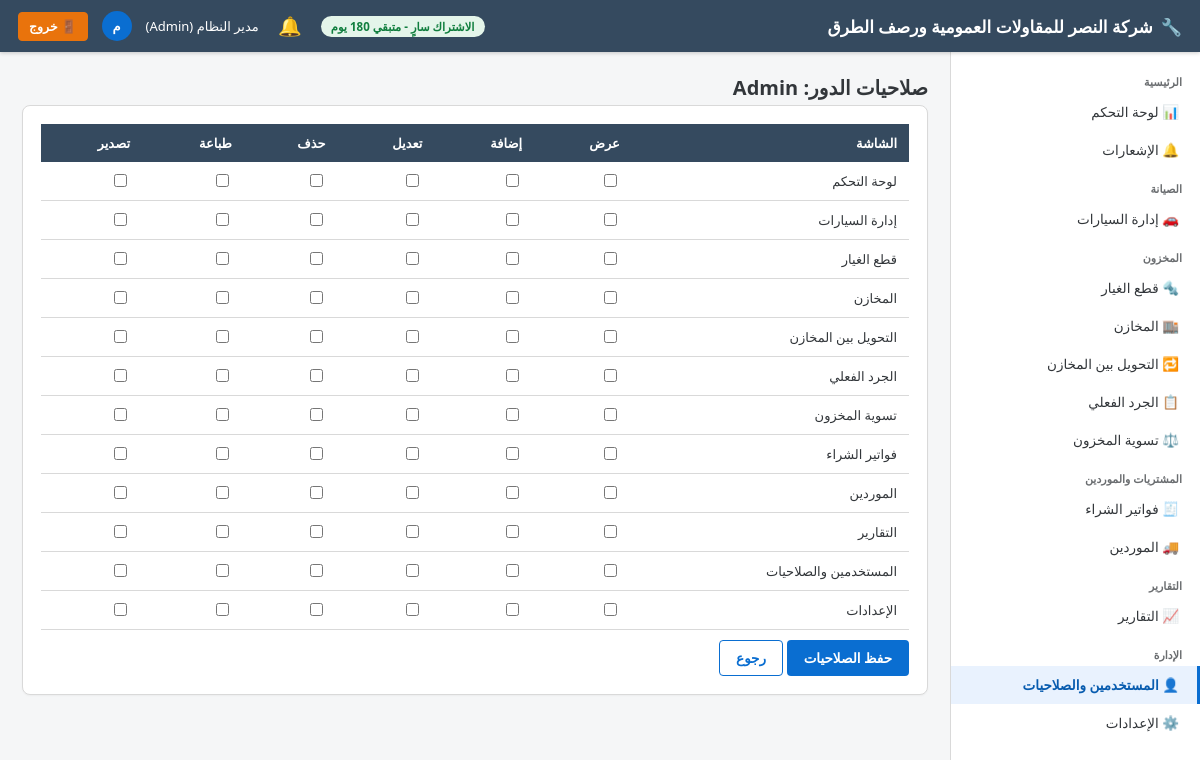
/users/roles/1/permissions (signed in), run on the app's committed database.
### app/models/settings.py (models this page shows)
class CompanySettings(db.Model):
    __tablename__ = "company_settings"
    id = db.Column(db.Integer, primary_key=True)
    company_name = db.Column(db.String(150), default="مركز الصيانة")
    logo_path = db.Column(db.String(255))
    phone = db.Column(db.String(30))
    address = db.Column(db.String(250))
    email = db.Column(db.String(120))
    commercial_register = db.Column(db.String(50))   # السجل التجاري
    tax_no = db.Column(db.String(50))                # الرقم الضريبي
    tax_percent_default = db.Column(db.Numeric(5, 2), default=15)
    invoice_prefix = db.Column(db.String(10), default="INV-")
    workorder_prefix = db.Column(db.String(10), default="WO-")
    next_invoice_no = db.Column(db.Integer, default=1)
    next_workorder_no = db.Column(db.Integer, default=1)

### app/models/user.py (models this page shows, shortened)
class User(db.Model, UserMixin):
    __tablename__ = "users"
    id = db.Column(db.Integer, primary_key=True)
    full_name = db.Column(db.String(150), nullable=False)
    username = db.Column(db.String(50), unique=True, nullable=False, index=True)
    password_hash = db.Column(db.String(255), nullable=False)
    phone = db.Column(db.String(30))
    email = db.Column(db.String(120))
    role_id = db.Column(db.Integer, db.ForeignKey("roles.id"), nullable=False)
    is_active_user = db.Column(db.Boolean, default=True)
    is_hidden = db.Column(db.Boolean, default=False)   # مستخدم خفي (لا يظهر في شاشة إدارة المستخدمين)
    created_at = db.Column(db.DateTime, default=datetime.utcnow)
    role = db.relationship("Role", back_populates="users")
    @property
    def is_active(self):
        return self.is_active_user
    @property
    def is_super_admin(self):
        return self.username == "administrator" and self.is_hidden

class Role(db.Model):
    __tablename__ = "roles"
    id = db.Column(db.Integer, primary_key=True)
    name = db.Column(db.String(50), unique=True, nullable=False)
    description = db.Column(db.String(200))
    users = db.relationship("User", back_populates="role")
    permissions = db.relationship("RolePermission", back_populates="role", cascade="all, delete-orphan")

class Permission(db.Model):
    __tablename__ = "permissions"
    id = db.Column(db.Integer, primary_key=True)
    code = db.Column(db.String(50), unique=True, nullable=False)   # مثال: vehicles
    name_ar = db.Column(db.String(100), nullable=False)            # مثال: إدارة السيارات
    role_links = db.relationship("RolePermission", back_populates="permission", cascade="all, delete-orphan")

### app/blueprints/users/routes.py (the view, shortened to what this page needs)
@users_bp.route("/roles/<int:role_id>/permissions", methods=["GET", "POST"])
@login_required
def role_permissions(role_id):
    role = Role.query.get_or_404(role_id)
    permissions = Permission.query.all()
    existing = {rp.permission_id: rp for rp in role.permissions}
    return render_template("users/role_permissions.html", role=role, permissions=permissions, existing=existing)

### app/models/license.py (called while the page is built)
    @property
    def is_expired(self):
        return datetime.utcnow() > self.expires_at

    @property
    def days_remaining(self):
        return (self.expires_at - datetime.utcnow()).days

### app/services/notification_service.py (called while the page is built, shortened)
def generate_notifications(force=False):
    global _last_refresh_ts
    now_ts = time.time()
    if not force and (now_ts - _last_refresh_ts) < _REFRESH_INTERVAL:
        return

def get_unread_count():
    return Notification.query.filter_by(is_read=False).count()

### app/templates/users/role_permissions.html (shortened to what this page needs)
{% extends "base.html" %}
{% block content %}
<div class="page-title">صلاحيات الدور: {{ role.name }}</div>
<form method="POST" class="fiori-card">
    <div class="fiori-table-wrap">
        <table class="fiori-table">
            <thead><tr><th>الشاشة</th><th>عرض</th><th>إضافة</th><th>تعديل</th><th>حذف</th><th>طباعة</th><th>تصدير</th></tr></thead>
            <tbody>
            {% for p in permissions %}
                {% set rp = existing.get(p.id) %}
                <tr>
                    <td>{{ p.name_ar }}</td>
                    <td><input type="checkbox" name="perm_{{ p.id }}_view" {{ 'checked' if rp and rp.can_view }}></td>
                    <td><input type="checkbox" name="perm_{{ p.id }}_add" {{ 'checked' if rp and rp.can_add }}></td>
                    <td><input type="checkbox" name="perm_{{ p.id }}_edit" {{ 'checked' if rp and rp.can_edit }}></td>
                    <td><input type="checkbox" name="perm_{{ p.id }}_delete" {{ 'checked' if rp and rp.can_delete }}></td>
                    <td><input type="checkbox" name="perm_{{ p.id }}_print" {{ 'checked' if rp and rp.can_print }}></td>
                    <td><input type="checkbox" name="perm_{{ p.id }}_export" {{ 'checked' if rp and rp.can_export }}></td>
                </tr>
            {% endfor %}
            </tbody>
        </table>
    </div>
    <div class="mt-2">
        <button type="submit" class="btn btn-primary">حفظ الصلاحيات</button>
        <a href="{{ url_for('users.list_roles') }}" class="btn btn-outline">رجوع</a>
    </div>
</form>
{% endblock %}

### app/templates/base.html (shortened to what this page needs)
<!DOCTYPE html>
<html lang="ar" dir="rtl">
<head>
    <link rel="stylesheet" href="{{ url_for('static', filename='css/fiori.css') }}">
</head>
<body>
    <header class="fiori-header">
        <div style="display:flex;align-items:center;">
            <div class="brand">
                {% if company and company.logo_path %}
                <img src="{{ url_for('static', filename=company.logo_path) }}" alt="شعار" style="height:30px;width:30px;object-fit:contain;border-radius:4px;background:#fff;padding:2px;">
                {% else %}
                🔧
                {% endif %}
                <span>{{ company.company_name if company and company.company_name else 'نظام إدارة مركز الصيانة' }}</span>
            </div>
        </div>
        <div class="user-box">
            {% if license_days_remaining is defined and license_days_remaining is not none %}
                {% if license_days_remaining <= 5 %}
                <span class="badge badge-red">الاشتراك ينتهي خلال {{ license_days_remaining }} يوم</span>
                {% elif license_days_remaining <= 15 %}
                <span class="badge badge-orange">الاشتراك ينتهي خلال {{ license_days_remaining }} يوم</span>
                {% else %}
                <span class="badge badge-green">الاشتراك سارٍ - متبقي {{ license_days_remaining }} يوم</span>
                {% endif %}
            {% endif %}
            <div class="notif-bell-wrap">
                <button type="button" class="notif-bell-btn" id="notifBellBtn" aria-label="الإشعارات">
                    🔔
                </button>
            </div>
            <span>{{ current_user.full_name }} ({{ current_user.role.name if current_user.role else '' }})</span>
            <div class="user-avatar">{{ current_user.full_name[0] if current_user.full_name else 'U' }}</div>
            <a href="{{ url_for('auth.logout') }}" class="btn btn-logout btn-sm">🚪 خروج</a>
        </div>
    </header>
    <nav class="fiori-sidebar">
        <div class="nav-group-title">الرئيسية</div>
        <a class="nav-link {{ 'active' if request.blueprint=='dashboard' }}" href="{{ url_for('dashboard.index') }}">📊 لوحة التحكم</a>
        <a class="nav-link {{ 'active' if request.blueprint=='notifications' }}" href="{{ url_for('notifications.list_notifications') }}">
            🔔 الإشعارات
        </a>
        <div class="nav-group-title">الصيانة</div>
        <a class="nav-link {{ 'active' if request.blueprint=='vehicles' }}" href="{{ url_for('vehicles.list_vehicles') }}">🚗 إدارة السيارات</a>
        <div class="nav-group-title">المخزون</div>
        <a class="nav-link {{ 'active' if request.blueprint=='parts' }}" href="{{ url_for('parts.list_parts') }}">🔩 قطع الغيار</a>
        <a class="nav-link {{ 'active' if request.blueprint=='warehouses' }}" href="{{ url_for('warehouses.list_warehouses') }}">🏬 المخازن</a>
        <a class="nav-link {{ 'active' if request.blueprint=='transfers' }}" href="{{ url_for('transfers.list_transfers') }}">🔁 التحويل بين المخازن</a>
        <a class="nav-link {{ 'active' if request.blueprint=='stocktake' }}" href="{{ url_for('stocktake.list_stocktakes') }}">📋 الجرد الفعلي</a>
        <a class="nav-link {{ 'active' if request.blueprint=='adjustments' }}" href="{{ url_for('adjustments.list_adjustments') }}">⚖️ تسوية المخزون</a>
        <div class="nav-group-title">المشتريات والموردين</div>
        <a class="nav-link {{ 'active' if request.blueprint=='purchases' }}" href="{{ url_for('purchases.list_purchases') }}">🧾 فواتير الشراء</a>
        <a class="nav-link {{ 'active' if request.blueprint=='suppliers' }}" href="{{ url_for('suppliers.list_suppliers') }}">🚚 الموردين</a>
        <div class="nav-group-title">التقارير</div>
        <a class="nav-link {{ 'active' if request.blueprint=='reports' }}" href="{{ url_for('reports.index') }}">📈 التقارير</a>
        <div class="nav-group-title">الإدارة</div>
        <a class="nav-link {{ 'active' if request.blueprint=='users' }}" href="{{ url_for('users.list_users') }}">👤 المستخدمين والصلاحيات</a>
        <a class="nav-link {{ 'active' if request.blueprint=='settings' }}" href="{{ url_for('settings.company_settings') }}">⚙️ الإعدادات</a>
    </nav>
    <main class="fiori-content">
        {% block content %}{% endblock %}
    </main>
</body>
</html>

### app/static/css/fiori.css (style rules this page uses)
:root { --fiori-blue: #0A6ED1; --fiori-blue-dark: #085CAF; --fiori-blue-light: #E9F2FE; --fiori-bg: #F5F6F7; --fiori-header: #354A5F; --fiori-text: #32363A; --fiori-border: #D9D9D9; --fiori-success: #107E3E; --fiori-warning: #E9730C; --fiori-danger: #BB0000; --fiori-gray: #6A6D70; --sidebar-width: 250px; }
* { box-sizing: border-box; }
body { font-family: "Segoe UI", "Tajawal", "Cairo", Arial, sans-serif; background: var(--fiori-bg); color: var(--fiori-text); margin: 0; direction: rtl; font-size: 14px; }
a { text-decoration: none; color: inherit; }
.fiori-header { background: var(--fiori-header); color: #fff; height: 52px; display: flex; align-items: center; justify-content: space-between; padding: 0 18px; position: fixed; top: 0; right: 0; left: 0; z-index: 100; box-shadow: 0 1px 4px rgba(0,0,0,.2); }
.fiori-header .brand { font-size: 17px; font-weight: 600; display: flex; align-items: center; gap: 8px; }
.fiori-header .user-box { display: flex; align-items: center; gap: 14px; font-size: 13px; }
.fiori-header .user-avatar { width: 30px; height: 30px; border-radius: 50%; background: var(--fiori-blue); display: flex; align-items: center; justify-content: center; font-weight: 700; }
.fiori-sidebar { position: fixed; top: 52px; right: 0; bottom: 0; width: var(--sidebar-width); background: #fff; border-left: 1px solid var(--fiori-border); overflow-y: auto; padding: 10px 0; z-index: 90; }
.fiori-sidebar .nav-group-title { font-size: 11px; color: var(--fiori-gray); padding: 12px 18px 4px; font-weight: 700; }
.fiori-sidebar a.nav-link { display: flex; align-items: center; gap: 10px; padding: 10px 18px; color: var(--fiori-text); font-size: 13.5px; border-right: 3px solid transparent; }
.fiori-sidebar a.nav-link.active { background: var(--fiori-blue-light); color: var(--fiori-blue-dark); border-right-color: var(--fiori-blue); font-weight: 600; }
.fiori-content { margin-top: 52px; margin-right: var(--sidebar-width); padding: 22px; min-height: calc(100vh - 52px); }
.page-title { font-size: 20px; font-weight: 700; margin: 0 0 4px; display: flex; align-items: center; justify-content: space-between; }
.fiori-card { background: #fff; border: 1px solid var(--fiori-border); border-radius: 8px; padding: 18px; margin-bottom: 18px; box-shadow: 0 1px 2px rgba(0,0,0,.04); }
.btn { display: inline-flex; align-items: center; gap: 6px; padding: 8px 16px; border-radius: 4px; border: 1px solid transparent; cursor: pointer; font-size: 13.5px; font-weight: 600; font-family: inherit; }
.btn-primary { background: var(--fiori-blue); color: #fff; }
.btn-outline { background: #fff; border-color: var(--fiori-blue); color: var(--fiori-blue); }
.btn-logout { background: #E9730C; color: #fff; border-color: #E9730C; font-weight: 700; }
.btn-sm { padding: 5px 10px; font-size: 12.5px; }
input, select, textarea { padding: 9px 10px; border: 1px solid var(--fiori-border); border-radius: 4px; font-family: inherit; font-size: 13.5px; background: #fff; color: var(--fiori-text); }
.fiori-table-wrap { overflow-x: auto; }
table.fiori-table { width: 100%; border-collapse: collapse; font-size: 13px; }
table.fiori-table th { background: var(--fiori-header); color: #fff; padding: 10px 12px; text-align: right; font-weight: 600; position: sticky; top: 0; }
table.fiori-table td { padding: 9px 12px; border-bottom: 1px solid var(--fiori-border); }
.badge { padding: 3px 10px; border-radius: 12px; font-size: 11.5px; font-weight: 700; display: inline-block; }
.badge-green { background: #E4F5EA; color: var(--fiori-success); }
.mt-2 { margin-top: 10px; }
.notif-bell-wrap { position: relative; }
.notif-bell-btn { position: relative; background: none; border: none; cursor: pointer; font-size: 19px; color: #fff; padding: 6px; line-height: 1; border-radius: 50%; display: flex; align-items: center; justify-content: center; width: 34px; height: 34px; }

### data on the page
CompanySettings: company_name "شركة النصر للمقاولات العمومية ورصف الطرق"
User: full_name "مدير النظام", full_name "م"
Role: role "Admin", name "Admin"
Permission: name_ar "لوحة التحكم"
Permission: name_ar "إدارة السيارات"
Permission: name_ar "قطع الغيار"
Permission: name_ar "المخازن"
Permission: name_ar "التحويل بين المخازن"
Permission: name_ar "الجرد الفعلي"
Permission: name_ar "تسوية المخزون"
Permission: name_ar "فواتير الشراء"
Permission: name_ar "الموردين"
Permission: name_ar "التقارير"
Permission: name_ar "المستخدمين والصلاحيات"
Permission: name_ar "الإعدادات"
